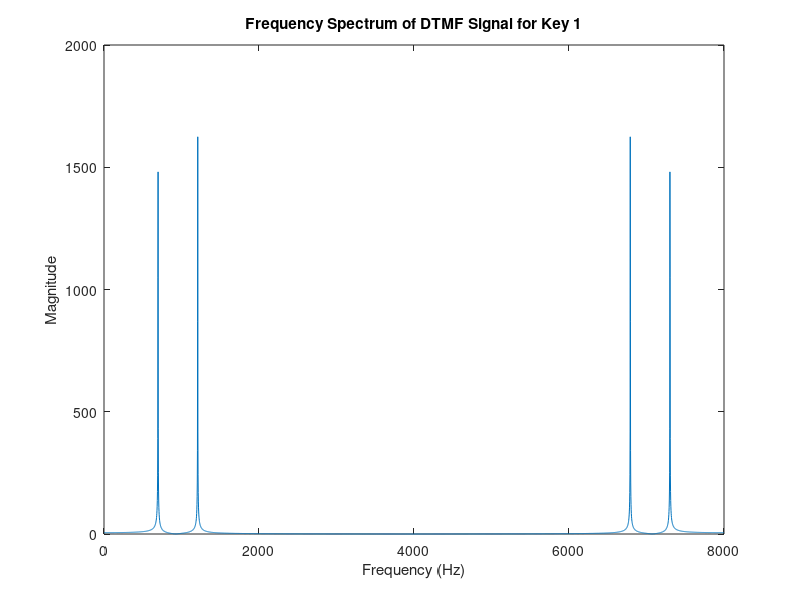

Recreate this plot in MATLAB. (Note: this script raises an error after producing the figure.)
fs = 8000; 
t = 0:1/fs:0.5; 
key_freqs = {
    '1', 697, 1209;
    '2', 697, 1336;
    '3', 697, 1477;
    '4', 770, 1209;
    '5', 770, 1336;
    '6', 770, 1477;
    '7', 852, 1209;
    '8', 852, 1336;
    '9', 852, 1477;
    '0', 941, 1336;
    '*', 941, 1209;
    '#', 941, 1477;
};

for i = 1:size(key_freqs, 1)
    key = key_freqs{i, 1};
    f_low = key_freqs{i, 2};
    f_high = key_freqs{i, 3};
    
    dtmf_signal = sin(2*pi*f_low*t) + sin(2*pi*f_high*t);
    
    N = length(dtmf_signal);
    Y = fft(dtmf_signal);
    f = (0:N-1)*(fs/N);
    magnitude = abs(Y);
    figure;
    plot(f, magnitude);
    title(['Frequency Spectrum of DTMF Signal for Key ' key]);
    xlabel('Frequency (Hz)');
    ylabel('Magnitude');
    hold 
    xline(f_low, '--r', 'Low Freq');
    xline(f_high, '--g', 'High Freq');
    hold off;
end